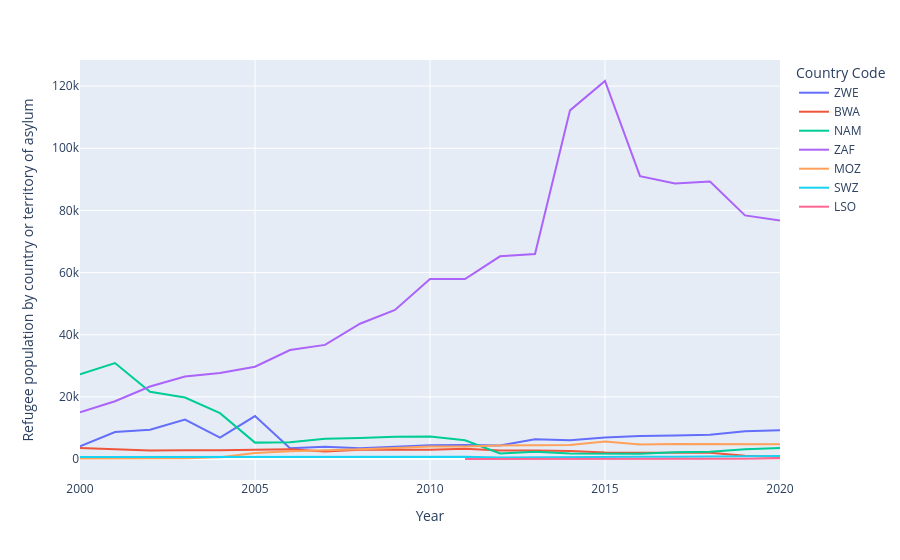

The notebook cell saved with this chart:
### Markdown cell above
against

### Code cell
px.line(final[(final['Country Code'].isin(['NAM', 'BWA', 'ZWE', 'MOZ', 'SWZ', 'LSO', 'ZAF']))&\
               (final['Year']>=2000)]\
        .dropna(subset=['Refugee population'], inplace=False).sort_values(by='Year'), 
        x='Year', y='Refugee population by country or territory of asylum', color='Country Code')

### Figure 1 — Plotly figure (JSON) as saved in the notebook; plotly's stock layout.template omitted (floating-point values rounded to 4 significant figures)
{"data": [{"hovertemplate": "Country Code=ZWE<br>Year=%{x}<br>Refugee population by country or territory of asylum=%{y}<extra></extra>", "legendgroup": "ZWE", "line": {"color": "#636efa", "dash": "solid"}, "marker": {"symbol": "circle"}, "mode": "lines", "name": "ZWE", "orientation": "v", "showlegend": true, "type": "scatter", "x": [2000, 2001, 2002, 2003, 2004, 2005, 2006, 2007, 2008, 2009, 2010, 2011, 2012, 2013, 2014, 2015, 2016, 2017, 2018, 2019, 2020], "xaxis": "x", "y": [4127, 8708, 9433, 12721, 6875, 13850, 3519, 3984, 3465, 3991, 4432, 4559, 4354, 6387, 6076, 6943, 7423, 7566, 7795, 8956, 9266], "yaxis": "y"}, {"hovertemplate": "Country Code=BWA<br>Year=%{x}<br>Refugee population by country or territory of asylum=%{y}<extra></extra>", "legendgroup": "BWA", "line": {"color": "#EF553B", "dash": "solid"}, "marker": {"symbol": "circle"}, "mode": "lines", "name": "BWA", "orientation": "v", "showlegend": true, "type": "scatter", "x": [2000, 2002, 2003, 2004, 2006, 2007, 2008, 2009, 2010, 2011, 2012, 2013, 2014, 2015, 2016, 2017, 2018, 2019, 2020], "xaxis": "x", "y": [3549, 2798, 2831, 2831, 3154, 2462, 3020, 3023, 2983, 3312, 2784, 2771, 2642, 2127, 2090, 2116, 2044, 1113, 637], "yaxis": "y"}, {"hovertemplate": "Country Code=NAM<br>Year=%{x}<br>Refugee population by country or territory of asylum=%{y}<extra></extra>", "legendgroup": "NAM", "line": {"color": "#00cc96", "dash": "solid"}, "marker": {"symbol": "circle"}, "mode": "lines", "name": "NAM", "orientation": "v", "showlegend": true, "type": "scatter", "x": [2000, 2001, 2002, 2003, 2004, 2005, 2006, 2007, 2008, 2009, 2010, 2011, 2012, 2013, 2014, 2015, 2016, 2017, 2018, 2019, 2020], "xaxis": "x", "y": [27263, 30886, 21649, 19800, 14773, 5297, 5454, 6522, 6794, 7160, 7249, 6050, 1808, 2330, 1765, 1730, 1747, 2182, 2394, 3182, 3588], "yaxis": "y"}, {"hovertemplate": "Country Code=ZAF<br>Year=%{x}<br>Refugee population by country or territory of asylum=%{y}<extra></extra>", "legendgroup": "ZAF", "line": {"color": "#ab63fa", "dash": "solid"}, "marker": {"symbol": "circle"}, "mode": "lines", "name": "ZAF", "orientation": "v", "showlegend": true, "type": "scatter", "x": [2000, 2001, 2002, 2003, 2004, 2005, 2006, 2007, 2008, 2009, 2010, 2011, 2012, 2013, 2014, 2015, 2016, 2017, 2018, 2019, 2020], "xaxis": "x", "y": [15058, 18594, 23336, 26552, 27675, 29716, 35086, 36732, 43542, 47972, 57899, 57899, 65225, 65976, 112182, 121635, 91018, 88694, 89285, 78395, 76754], "yaxis": "y"}, {"hovertemplate": "Country Code=MOZ<br>Year=%{x}<br>Refugee population by country or territory of asylum=%{y}<extra></extra>", "legendgroup": "MOZ", "line": {"color": "#FFA15A", "dash": "solid"}, "marker": {"symbol": "circle"}, "mode": "lines", "name": "MOZ", "orientation": "v", "showlegend": true, "type": "scatter", "x": [2000, 2001, 2002, 2003, 2004, 2005, 2006, 2007, 2008, 2009, 2010, 2011, 2012, 2013, 2014, 2015, 2016, 2017, 2018, 2019, 2020], "xaxis": "x", "y": [206, 206, 206, 309, 617, 1949, 2555, 2760, 3156, 3536, 4072, 4074, 4395, 4443, 4534, 5624, 4663, 4876, 4910, 4713, 4757], "yaxis": "y"}, {"hovertemplate": "Country Code=SWZ<br>Year=%{x}<br>Refugee population by country or territory of asylum=%{y}<extra></extra>", "legendgroup": "SWZ", "line": {"color": "#19d3f3", "dash": "solid"}, "marker": {"symbol": "circle"}, "mode": "lines", "name": "SWZ", "orientation": "v", "showlegend": true, "type": "scatter", "x": [2000, 2001, 2002, 2004, 2005, 2006, 2007, 2008, 2009, 2010, 2011, 2012, 2013, 2014, 2015, 2016, 2017, 2018, 2019, 2020], "xaxis": "x", "y": [690, 690, 653, 703, 763, 752, 789, 775, 757, 757, 757, 499, 501, 511, 694, 725, 790, 874, 940, 970], "yaxis": "y"}, {"hovertemplate": "Country Code=LSO<br>Year=%{x}<br>Refugee population by country or territory of asylum=%{y}<extra></extra>", "legendgroup": "LSO", "line": {"color": "#FF6692", "dash": "solid"}, "marker": {"symbol": "circle"}, "mode": "lines", "name": "LSO", "orientation": "v", "showlegend": true, "type": "scatter", "x": [2011, 2012, 2013, 2014, 2015, 2016, 2017, 2018, 2019, 2020], "xaxis": "x", "y": [38, 33, 29, 43, 31, 46, 55, 56, 143, 281], "yaxis": "y"}], "layout": {"legend": {"title": {"text": "Country Code"}, "tracegroupgap": 0}, "margin": {"t": 60}, "xaxis": {"anchor": "y", "domain": [0, 1], "title": {"text": "Year"}}, "yaxis": {"anchor": "x", "domain": [0, 1], "title": {"text": "Refugee population by country or territory of asylum"}}}}
